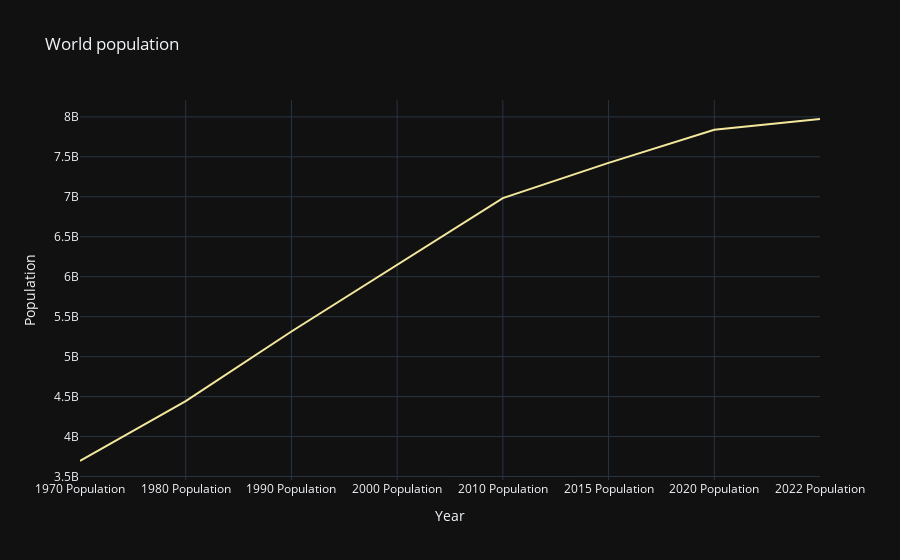

This figure's notebook cell:
### Code cell
fig = px.line(pop_by_year, x="Year", y="All", title="World population",
             template = 'plotly_dark', color_discrete_sequence = px.colors.sequential.Sunset)

fig.update_layout(xaxis = dict(ticktext = ['1970', '1980', '1990', '2000', '2010', '2015', '2020', '2022']))
fig.update_layout({'yaxis':{'title':{'text':'Population'}}})

fig.show()

### Figure 1 — Plotly figure (JSON) as saved in the notebook; plotly's stock layout.template omitted (floating-point values rounded to 4 significant figures)
{"data": [{"hovertemplate": "Year=%{x}<br>All=%{y}<extra></extra>", "legendgroup": "", "line": {"color": "rgb(243, 231, 155)", "dash": "solid"}, "marker": {"symbol": "circle"}, "mode": "lines", "name": "", "orientation": "v", "showlegend": false, "type": "scatter", "x": ["1970 Population", "1980 Population", "1990 Population", "2000 Population", "2010 Population", "2015 Population", "2020 Population", "2022 Population"], "xaxis": "x", "y": [3694136661, 4442400371, 5314191665, 6147055703, 6983784998, 7424809761, 7839250603, 7973413042], "yaxis": "y"}], "layout": {"autosize": true, "legend": {"tracegroupgap": 0}, "title": {"text": "World population"}, "xaxis": {"anchor": "y", "autorange": true, "domain": [0, 1], "range": [0, 7], "ticktext": ["1970", "1980", "1990", "2000", "2010", "2015", "2020", "2022"], "title": {"text": "Year"}, "type": "category"}, "yaxis": {"anchor": "x", "autorange": true, "domain": [0, 1], "range": [3456000000.0, 8211000000.0], "title": {"text": "Population"}, "type": "linear"}}}
